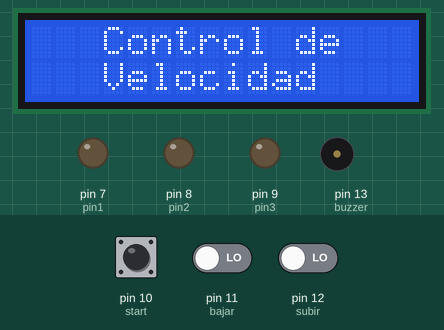
A sketch run on a simulated Arduino Uno, built with avr-gcc and run on an emulated ATmega328P. On the bench: 16×2 character LCD, output pins drawn as LEDs (lit = HIGH), buzzer (waves = sounding). The test bench sets the inputs (shaded band); at power-on: pin 10 (start) LOW, pin 11 (bajar) LOW, pin 12 (subir) LOW. What the sketch prints to the serial monitor is not drawn.

Above: at 4.2 s.
At 7.3 s:
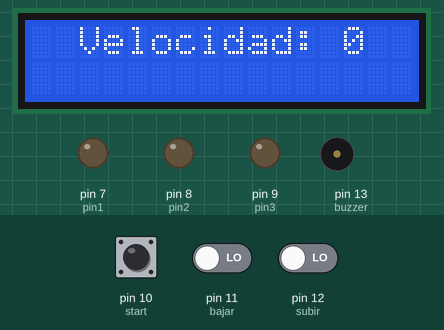
7.4 s: pin 10 (start) pulled HIGH for 3.2 s
At 8.2 s:
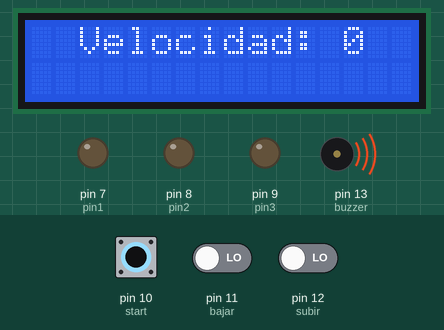
12.9 s: pin 11 (bajar) driven HIGH
At 13.3 s:
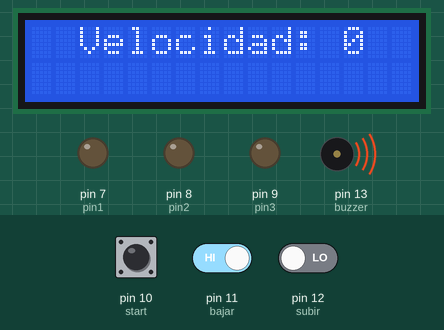
14.4 s: pin 11 (bajar) driven LOW
At 15.8 s:
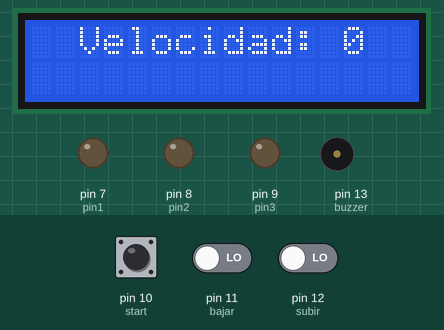
Timing chart, 0 to 17.4 s (numbered marks = the images above; inputs shaded):
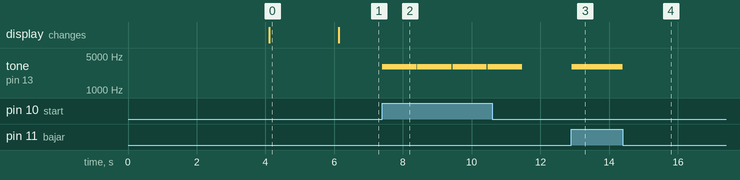

The sketch:

variador_de_frecuencia.ino
```cpp
#include <Wire.h>
#include <LiquidCrystal_I2C.h>
LiquidCrystal_I2C lcd(0x27, 16, 2);

const int pin1 = 7;
const int pin2 = 8;
const int pin3 = 9;
const int start = 10;
const int subir = 12;
const int bajar = 11;
const int buzzer = 13;

int val = 0;

void setup() {

  pinMode(pin1, OUTPUT);
  pinMode(pin2, OUTPUT);
  pinMode(pin3, OUTPUT);
  pinMode(buzzer, OUTPUT);
  pinMode(start, INPUT);
  pinMode(subir, INPUT);
  pinMode(bajar, INPUT);
  Serial.begin(9600);
  lcd.init();
  lcd.backlight();
  lcd.setCursor(0, 0);
  lcd.print("Epsilon A.E");
  lcd.setCursor(0, 1);
  lcd.print("0414-7283876");
  delay(4000);
  lcd.clear();
  lcd.setCursor(0, 0);
  lcd.print("   Control de");
  lcd.setCursor(0, 1);
  lcd.print("   Velocidad");
  delay(2000);
  lcd.clear();
}

void loop() {

  if (digitalRead(subir) == HIGH) {
    val++;
    while (digitalRead(subir) == HIGH) {
      tone(buzzer, 3000);
    }
    noTone(buzzer);
  }
  if (digitalRead(bajar) == HIGH) {
    val--;
    while (digitalRead(bajar) == HIGH) {
      tone(buzzer, 3000);
    }
    noTone(buzzer);
  }
  if (val > 7) {
    val = 7;
  } else if (val < 0) {
    val = 0;
  }
  Serial.println(val);
  showVel(val);

  if (digitalRead(start) == HIGH) {
    Vels(val);
    tone(buzzer, 3000);
    delay(1000);
    noTone(buzzer);
  }
}

void showVel(int x) {

  switch (x) {

    case 0:
      lcd.setCursor(0, 0);
      lcd.print("  Velocidad: 0"  );
      lcd.print("        ");
      break;

    case 1:
      lcd.setCursor(0, 0);
      lcd.print("  Velocidad: 1  ");
      break;

    case 2:
      lcd.setCursor(0, 0);
      lcd.print("  Velocidad: 2  ");
      break;

    case 3:
      lcd.setCursor(0, 0);
      lcd.print("  Velocidad: 3  ");
      break;

    case 4:
      lcd.setCursor(0, 0);
      lcd.print("  Velocidad: 4  ");
      break;

    case 5:
      lcd.setCursor(0, 0);
      lcd.print("  Velocidad: 5  ");
      break;

    case 6:
      lcd.setCursor(0, 0);
      lcd.print("  Velocidad: 6  ");
      break;

    case 7:
      lcd.setCursor(0, 0);
      lcd.print("  Velocidad: 7  ");
      break;
  }
}

void Vels(int y) {

  if (y == 0) {
    digitalWrite(pin1, LOW);
    digitalWrite(pin2, LOW);
    digitalWrite(pin3, LOW);
  }

  else if (y == 1) {
    digitalWrite(pin1, HIGH);
    digitalWrite(pin2, LOW);
    digitalWrite(pin3, LOW);
  }

  else if (y == 2) {
    digitalWrite(pin1, LOW);
    digitalWrite(pin2, HIGH);
    digitalWrite(pin3, LOW);
  }

  else if (y == 3) {
    digitalWrite(pin1, LOW);
    digitalWrite(pin2, LOW);
    digitalWrite(pin3, HIGH);
  }

  else if (y == 4) {
    digitalWrite(pin1, HIGH);
    digitalWrite(pin2, HIGH);
    digitalWrite(pin3, LOW);
  }

  else if (y == 5) {
    digitalWrite(pin1, HIGH);
    digitalWrite(pin2, LOW);
    digitalWrite(pin3, HIGH);
  }

  else if (y == 6) {
    digitalWrite(pin1, LOW);
    digitalWrite(pin2, HIGH);
    digitalWrite(pin3, HIGH);
  }

  else if (y == 7) {
    digitalWrite(pin1, HIGH);
    digitalWrite(pin2, HIGH);
    digitalWrite(pin3, HIGH);
  }
}
```

Measured:
- after the input at 7.4 s, tone on pin 13 (buzzer): alternates 3000 Hz for 1.0 s and silent for 0.02 s, starting at once
- after the input at 12.9 s, tone on pin 13 (buzzer): silent → 3000 Hz at once
- after the input at 14.4 s, tone on pin 13 (buzzer): 3000 Hz → silent at once
- what the display in image 0 shows lasts 2.0 s, from 4.1 s to 6.1 s
